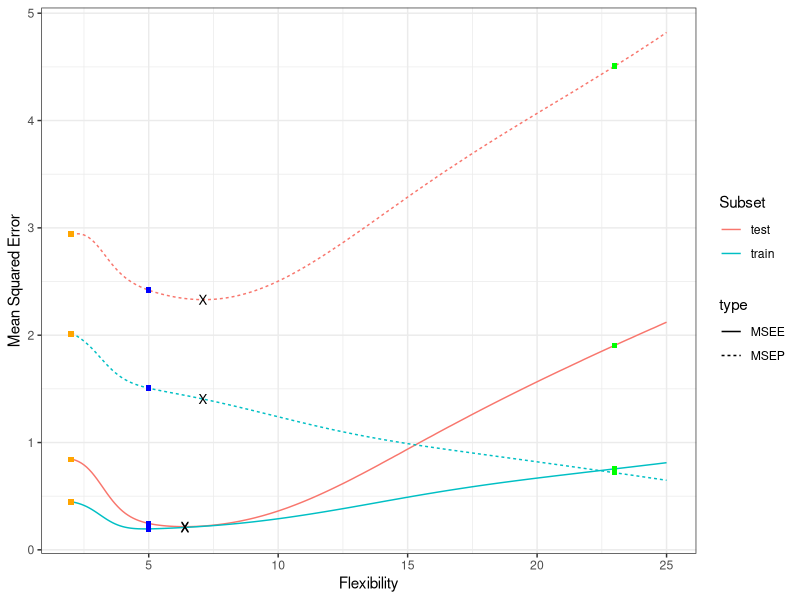

Write R code to recreate this figure.
## ---- chunk 1
knitr::opts_chunk$set(echo = TRUE)
## ---- chunk 2
library(tidyverse)
library(ggplot2)
## ---- chunk 3
f_2_9 <- function(x) {
  -4.5 * ((x - 10) / 50)^3 + 9 * ((x - 10) / 50)^2 + 4.2
}

x_range_tibble <- tibble(x = c(0, 100))

set.seed(1)
n_train <- 45
n_test <- 15
var_epsilon <- 2

test_data <- 
  tibble(
    x = runif(n = n_test, min = 0, max = 100),
    true_f_x = f_2_9(x),
    y = true_f_x + rnorm(n_test, sd = sqrt(var_epsilon)),
    type = "te"
  )

train_data <- 
  tibble(
    x = runif(n = n_train, min = 0, max = 100),
    true_f_x = f_2_9(x),
    y = true_f_x + rnorm(n_train, sd = sqrt(var_epsilon)),
    type = "tr"
  )

df_seq <- seq(2, 25, 0.1)
MSEP <- tibble(df = rep(NA, length(df_seq)), train = NA, test = NA)
MSEE <- tibble(df = rep(NA, length(df_seq)), train = NA, test = NA)

for(i in 1:length(df_seq)) {
  MSEP$df[i] <- df_seq[i]
  MSEE$df[i] <- df_seq[i]
  
  smsp_2_9 <- smooth.spline(x = train_data$x, y = train_data$y, df = df_seq[i])
  
  pred_train <- predict(smsp_2_9, x = train_data$x)
  MSEP$train[i] <- mean( (train_data$y - pred_train$y) ^ 2 )
  MSEE$train[i] <- mean( (train_data$true_f_x - pred_train$y) ^ 2 )
  
  pred_test <- predict(smsp_2_9, x = test_data$x)
  MSEP$test[i] <- mean( (test_data$y - pred_test$y) ^ 2 )
  MSEE$test[i] <- mean( (test_data$true_f_x - pred_test$y) ^ 2 )
} 

MSEP$type <- "MSEP"
MSEE$type <- "MSEE"

MSE <- bind_rows(MSEP, MSEE)

MSE_long <- pivot_longer(MSE, cols = c(train, test), names_to = "Subset", values_to = "MSE")

g_MSE <-
  ggplot(MSE_long) +
  geom_line(aes(x = df, y = MSE, color = Subset,linetype =type )) +
  theme_bw()

min_MSEP_test_df <-
  MSEP %>%
  filter(test == min(test)) %>%
  pull(df)

min_MSEE_test_df <- 
  MSEE %>%
  filter(test == min(test)) %>%
  pull(df)


g_MSE +
  xlab("Flexibility") +
  ylab("Mean Squared Error") +
  geom_point(
    data = MSE_long %>% filter(df %in% c(2, 5, 23)),
    aes(x = df, y = MSE),
    color = rep(c("orange", "orange", "blue", "blue", "green", "green"), 2), 
    shape = "square"
    ) +
  geom_point(
    data = MSE_long %>% filter(df == min_MSEP_test_df, type == "MSEP"),
    aes(x = df, y = MSE),
    color = "black",
    shape = "X",
    size = 3
    ) +
  geom_point(
    data = MSE_long %>% filter(df == min_MSEE_test_df, type == "MSEE"),
    aes(x = df, y = MSE),
    color = "black", 
    shape = "X", 
    size = 3
    )


